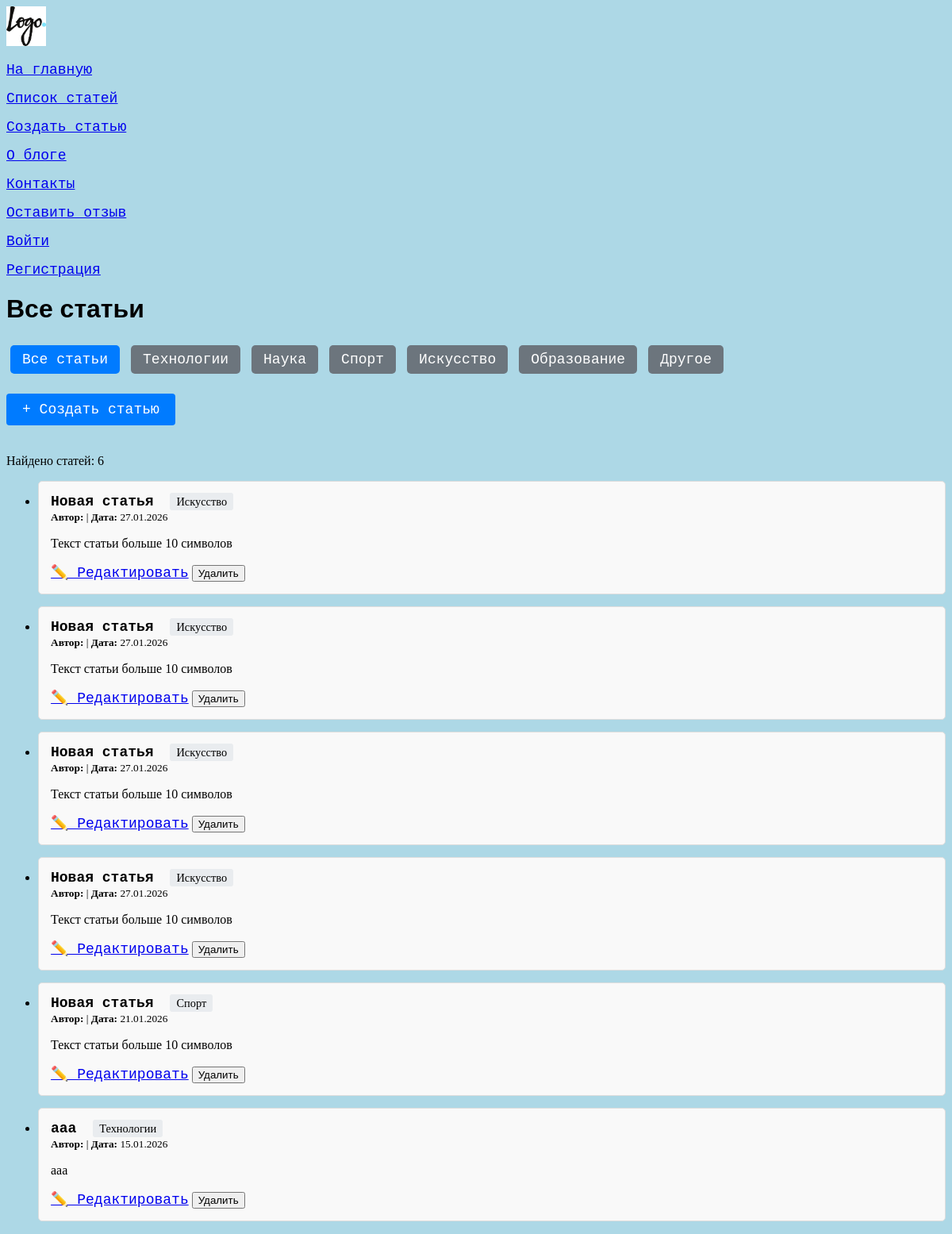
The page /articles on the database its author committed.
### main/models.py (models this page shows, shortened)
class Article(models.Model):
    CATEGORY_CHOICES = [
        ('technology', 'Технологии'),
        ('science', 'Наука'),
        ('sport', 'Спорт'),
        ('art', 'Искусство'),
        ('education', 'Образование'),
        ('other', 'Другое'),
    ]
    title = models.CharField(max_length=30)
    text = models.TextField()
    created_date = models.DateTimeField(auto_now_add=True)
    user = models.ForeignKey(
        'auth.User',
        on_delete=models.CASCADE,
        related_name='articles'
    )
    category = models.CharField(
        max_length=20,
        choices=CATEGORY_CHOICES,
        default='other'
    )

### main/views.py (the view)
# urls.py: path('articles', views.articles, name="articles"),
def articles(request):
    articles_list = Article.objects.select_related('user').all().order_by('-created_date')
    context = {
        'articles': articles_list,
        'title': 'Все статьи',
        'today': timezone.now().date(),
        'category_choices': Article.CATEGORY_CHOICES,
    }
    return render(request, "articles.html", context)

### main/templates/articles.html (shortened to what this page needs)
<!DOCTYPE html>
{% load static %}
{% include "base.html" %}
<html>
<head>
    <link rel="stylesheet" href="{% static 'main/static/css/styles.css' %}">
</head>
<body>
    <h1>{{ title }}</h1>
    <div class="category-nav">
        <a href="{% url 'articles' %}"
           class="category-link {% if not category %}active{% endif %}">
            Все статьи
        </a>
        {% for code, name in category_choices %}
            <a href="{% url 'articles_by_category' code %}"
               class="category-link {% if category == code %}active{% endif %}">
                {{ name }}
            </a>
        {% endfor %}
    </div>
    <a href="{% url 'create_article' %}" class="create-link">+ Создать статью</a>
    {% if articles %}
        <p>Найдено статей: {{ articles|length }}</p>
        <ul class="article-list">
        {% for article in articles %}
            <li class="article-item">
                <a href="{% url 'article_detail' article.id %}" style="text-decoration: none; color: inherit;">
                    <strong>{{ article.title }}</strong>
                </a>
                <span class="article-category">{{ article.get_category_display }}</span>
                <br>
                <small>
                    <strong>Автор:</strong> {{ article.user.name }} |
                    <strong>Дата:</strong> {{ article.created_date|date:"d.m.Y" }}
                </small>
                <p>{{ article.text|truncatechars:150 }}</p>
                <div class="article-actions">
                    <a href="{% url 'edit_article' article.id %}" class="btn btn-edit">✏️ Редактировать</a>
                    <form action="{% url 'delete_article' article.id %}" method="POST" style="display: inline;">
                        <button type="submit" class="btn btn-delete"
                                onclick="return confirm('Удалить статью?')">
                            Удалить
                        </button>
                    </form>
                </div>
            </li>
        {% endfor %}
        </ul>
    {% endif %}
</body>
</html>

### main/static/css/styles.css (style rules this page uses)
body { background-color:lightblue; }
a { font-family: 'Courier New', Courier, monospace; font-size: large; text-align: center; }
h1 { font-family: 'Franklin Gothic Medium', 'Arial Narrow', Arial, sans-serif; }
p { font-family: Georgia, 'Times New Roman', Times, serif; }
.article-item { border: 1px solid #ddd; padding: 15px; margin-bottom: 15px; border-radius: 5px; background-color: #f9f9f9; }
.create-link { display: inline-block; background-color: #007bff; color: white; padding: 10px 20px; text-decoration: none; border-radius: 4px; margin-bottom: 20px; }

### main/templates/articles.html (style rules this page uses)
.category-nav { margin: 20px 0; }
.category-link { display: inline-block; margin: 5px; padding: 8px 15px; background-color: #6c757d; color: white; text-decoration: none; border-radius: 5px; }
.category-link.active { background-color: #007bff; }
.article-category { background-color: #e9ecef; padding: 3px 8px; border-radius: 3px; font-size: 0.9em; margin-left: 10px; }

### rows shown on the page
Article: title "Новая статья", category "Искусство", created_date "27.01.2026", text "Текст статьи больше 10 символов"
Article: title "Новая статья", category "Искусство", created_date "27.01.2026", text "Текст статьи больше 10 символов"
Article: title "Новая статья", category "Искусство", created_date "27.01.2026", text "Текст статьи больше 10 символов"
Article: title "Новая статья", category "Искусство", created_date "27.01.2026", text "Текст статьи больше 10 символов"
Article: title "Новая статья", category "Спорт", created_date "21.01.2026", text "Текст статьи больше 10 символов"
Article: title "aaa", category "Технологии", created_date "15.01.2026", text "aaa"

### other values the page prints
{{ title }} "Все статьи"
{{ name }} "Технологии" "Наука" "Спорт" "Искусство" "Образование" "Другое"
{{ articles|length }} "6"
